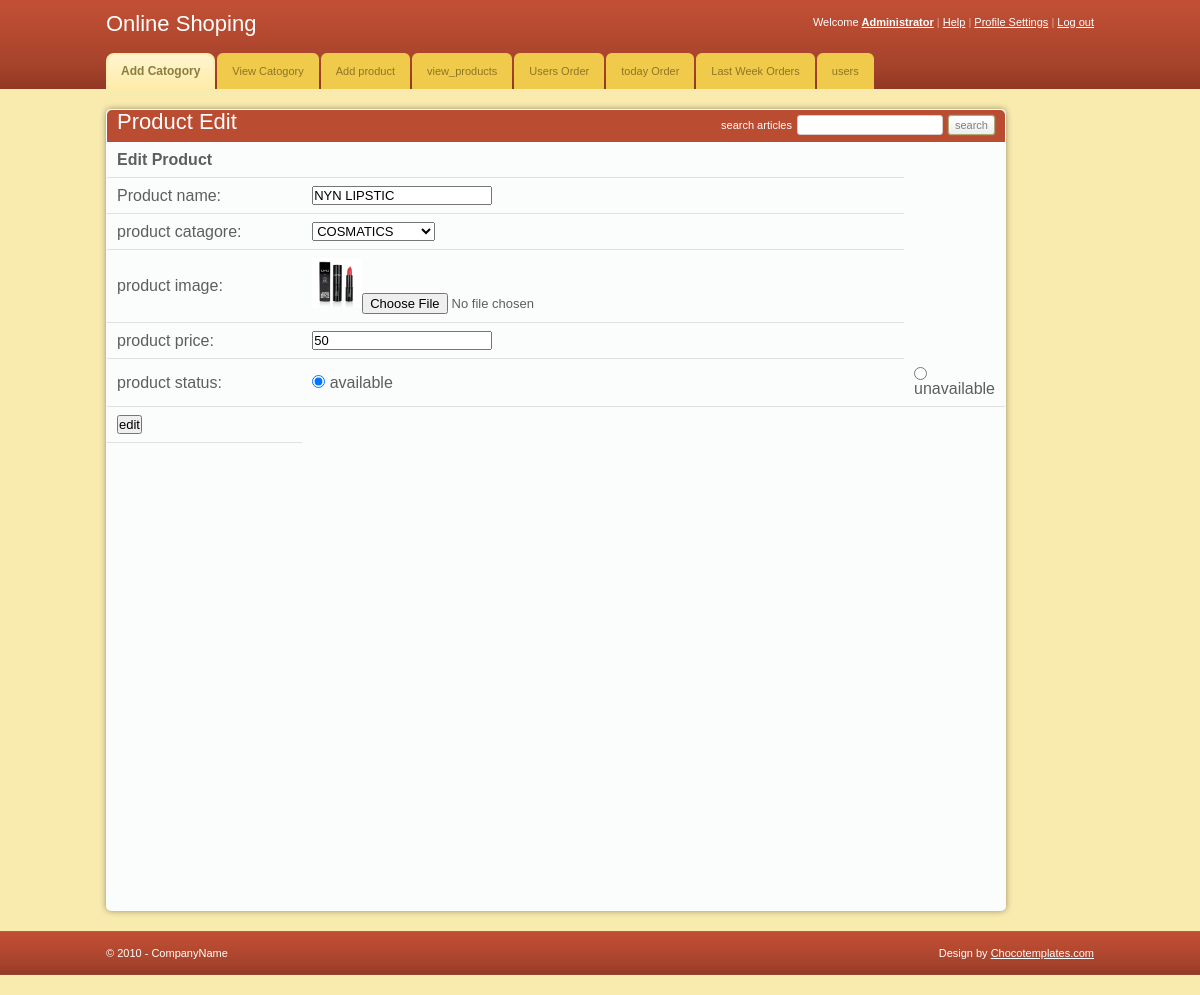
/admin/edit_products.php?id=60, run on the app's committed database.
### tables this page shows
CREATE TABLE IF NOT EXISTS `tbl_products` (
  `pro_id` int(100) NOT NULL,
  `pro_name` varchar(100) NOT NULL,
  `pro_catagore` varchar(100) NOT NULL,
  `pro_img` varchar(255) NOT NULL,
  `pro_price` int(100) NOT NULL,
  `pro_keyword` varchar(100) NOT NULL,
  `pro_status` enum('unavailable','available') NOT NULL
);

### admin/edit_products.php (called while the page is built, shortened)
<?php
include "conn.php";
$id = $_GET['id'];
$query ="select * from `tbl_products` where `pro_id`='$id'";
	   $res= mysqli_query($con,$query);
	   $_rows = mysqli_fetch_array($res);
		$pro_name=$_rows['pro_name'];
	    $pro_cat= $_rows['pro_catagore'];
		$photo = $_rows['pro_img'];
		$pro_price = $_rows['pro_price'];
		$pro_status = $_rows['pro_status'];
	 include "include/head.php";
	include "include/header.php";
	include "html/edit_product.php";
	include "include/footer.php";
?>

### admin/html/edit_product.php (the view, shortened to what this page needs)
<div id="container">
	<div class="shell">
		<div id="main">
			<div id="content">
				<div class="box">
					<div class="box-head">
						<h1 class="left">Product Edit</h1>
						<div class="right">
							<label>search articles</label>
							<input type="text" class="field small-field" />
							<input type="submit" class="button" value="search" />
						</div>
					</div>
					<div class="table">
                    <form method="post"  enctype="multipart/form-data">
						<table width="100%" border="0" cellspacing="0" cellpadding="0">
 				 			<tr>
    							<td colspan="2">   <strong class="heading">Edit Product</strong></td>
  							</tr>
 				 			<tr>
   				 				<td width="280">Product name:</td>
    							<td width="858"><input type="text" name="textname" value="<?php echo $pro_name ?>" /></td>
  							</tr>
  							 <tr>
    						<td>product catagore:</td>
    						<td><label for="select"></label>
      						<select name="textcategory">
      							<?php
	 								echo  $cat="select * from  tbl_categories";
	 								 $run_cat = mysqli_query($con,$cat);
	  								 while($cat_rows = mysqli_fetch_array($run_cat))
	  										{
		  										$cat_id= $cat_rows['cat_id'];
										 echo   $cat_name= $cat_rows['cat_name'];
		  										if( $pro_cat == $cat_id)
		  								 			echo   "<option selected value='".$cat_id."'>".$cat_name."</option>";
		  										else
		  		  									echo "<option  value='".$cat_id."'>".$cat_name."</option>";
	  										}
	  							?>
    						</select></td>
  						</tr>
 						<tr>
    						<td><p>product image:</p></td>
    						<td><img src="photo/<?php echo $photo; ?>" height="50" width="50"><input type="file" name="textimg" value="<?php echo $photo ?>" /></td>
  						</tr>
  						<tr>
    						<td><p>product price:</p></td>
    						<td><input type="text" name="textprice" value="<?php echo $pro_price ?>" /></td>
  						</tr>
  						<tr>
    						<td>product status:</td>
    						<td width="858"><input type="radio" name="rdstatus" id="radio" value="available" <?php if($pro_status == "available"){ echo "checked=checked";}?> />
   						    <label for="radio">available</label></td>
    						<td width="66"><input type="radio" name="rdstatus" id="radio2" value="unavailable"  <?php if($pro_status == "unavailable"){ echo "checked=checked";}?>  />
   						    <label for="radio2">unavailable</label></td>
  						</tr>
  						<tr>
    						<td><input type="submit" name="btnedit"  value="edit" /></td>
  						</tr>
					</table>
				</form>
                        </div>
				</div>
			</div>
		</div>
      </div>
     <div>

### admin/css/style.css (style rules this page uses)
input, textarea, select { font-family: Verdana, sans-serif; font-size:13px; }
.field { border:solid 1px #d3cfc7; background:#fff; padding:5px; }
.small-field { border:solid 1px #d3cfc7; background:#fff; padding:3px 1px; font-size:11px; }
.button { background:#eee url(images/button.gif) repeat-x 0 0; border:solid 1px #b1a874; color:#7f7f7f; font-size:11px; padding:2px 6px 2px 6px; cursor:pointer; line-height:14px !important; }
.left, .alignleft { float:left; display:inline; }
.right, .alignright { float:right; display:inline; }
h1 { font-size:22px; line-height:24px; color:#fff; font-weight: normal; }
.shell { width:988px; margin:0 auto; }
#container { padding:20px 0; }
#content { float:left; width:900px; }
.table td { background:#fbfcfc; border-bottom:solid 1px #e0e0e0; padding:8px 10px; }
.box { background:#fbfcfc; height:100%; padding:1px; margin-bottom:20px; }
.box-head { background:#ba4c32; height:32px; color:#fff; padding: 0 10px; line-height:32px; white-space:nowrap; border-bottom:solid 1px #fff; }
.box-head .right { padding-top:5px; line-height:13px; }
.box-head .right label, .box-head .right input { float:left; }
.box-head .right label { padding:4px 0 0 0; }
.box-head .right input { margin-left:5px; }
.box { -moz-border-radius:5px; -webkit-border-radius:5px; -moz-box-shadow: 0 0 6px #978f6c; -webkit-box-shadow: 0 0 6px #978f6c; }
.box-head { -moz-border-radius-topleft:5px; -moz-border-radius-topright:5px; -webkit-border-top-left-radius:5px; -webkit-border-top-right-radius:5px; }
.field, .button { -moz-border-radius:4px; -webkit-border-radius:4px; }
.small-field, .button, .pagging a { -moz-border-radius:3px; -webkit-border-radius:3px; }
.button { -moz-box-shadow: 0 0 2px #978f6c; -webkit-box-shadow: 0 0 2px #978f6c; }

### data on the page
tbl_products: textname "NYN LIPSTIC", pro_img (picture), textprice "50", pro_status "☑ available", pro_status "☐ unavailable"

### other printed values
form field textcategory "COSMATICS"
